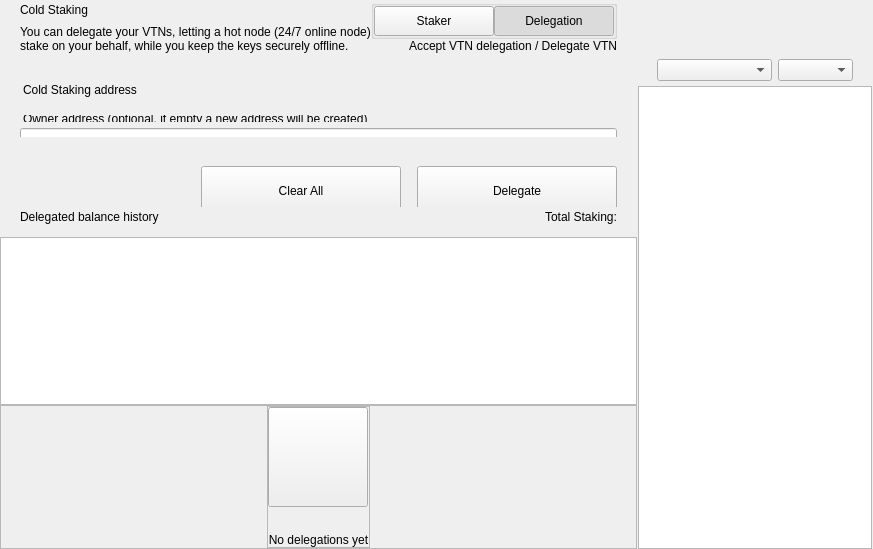
<?xml version="1.0" encoding="UTF-8"?>
<ui version="4.0">
 <class>ColdStakingWidget</class>
 <widget class="QWidget" name="ColdStakingWidget">
  <property name="geometry">
   <rect>
    <x>0</x>
    <y>0</y>
    <width>629</width>
    <height>549</height>
   </rect>
  </property>
  <property name="windowTitle">
   <string>Form</string>
  </property>
  <layout class="QHBoxLayout" name="horizontalLayout_1" stretch="2,1">
   <property name="spacing">
    <number>0</number>
   </property>
   <property name="leftMargin">
    <number>0</number>
   </property>
   <property name="topMargin">
    <number>0</number>
   </property>
   <property name="rightMargin">
    <number>0</number>
   </property>
   <property name="bottomMargin">
    <number>0</number>
   </property>
   <item>
    <widget class="QWidget" name="left" native="true">
     <layout class="QVBoxLayout" name="verticalLayout_3">
      <property name="leftMargin">
       <number>0</number>
      </property>
      <property name="topMargin">
       <number>0</number>
      </property>
      <property name="rightMargin">
       <number>0</number>
      </property>
      <property name="bottomMargin">
       <number>0</number>
      </property>
      <item>
       <layout class="QVBoxLayout" name="verticalLayout_2">
        <property name="spacing">
         <number>0</number>
        </property>
        <item>
         <layout class="QVBoxLayout" name="verticalLayoutTop">
          <property name="spacing">
           <number>0</number>
          </property>
          <property name="leftMargin">
           <number>0</number>
          </property>
          <property name="rightMargin">
           <number>0</number>
          </property>
          <item>
           <widget class="QWidget" name="containerTitle" native="true">
            <property name="sizePolicy">
             <sizepolicy hsizetype="Preferred" vsizetype="Minimum">
              <horstretch>0</horstretch>
              <verstretch>0</verstretch>
             </sizepolicy>
            </property>
            <property name="maximumSize">
             <size>
              <width>16777215</width>
              <height>100</height>
             </size>
            </property>
            <layout class="QHBoxLayout" name="containerTitleLayout">
             <property name="spacing">
              <number>0</number>
             </property>
             <property name="leftMargin">
              <number>20</number>
             </property>
             <property name="topMargin">
              <number>0</number>
             </property>
             <property name="rightMargin">
              <number>20</number>
             </property>
             <property name="bottomMargin">
              <number>0</number>
             </property>
             <item>
              <layout class="QVBoxLayout" name="verticalLayout11">
               <property name="spacing">
                <number>5</number>
               </property>
               <item>
                <widget class="QLabel" name="labelTitle">
                 <property name="text">
                  <string>Cold Staking</string>
                 </property>
                </widget>
               </item>
               <item>
                <widget class="QLabel" name="labelSubtitle1">
                 <property name="maximumSize">
                  <size>
                   <width>16777215</width>
                   <height>16777215</height>
                  </size>
                 </property>
                 <property name="text">
                  <string>You can delegate your VTNs, letting a hot node (24/7 online node)
stake on your behalf, while you keep the keys securely offline.</string>
                 </property>
                </widget>
               </item>
              </layout>
             </item>
             <item>
              <spacer name="horizontalSpacer">
               <property name="orientation">
                <enum>Qt::Horizontal</enum>
               </property>
               <property name="sizeHint" stdset="0">
                <size>
                 <width>40</width>
                 <height>20</height>
                </size>
               </property>
              </spacer>
             </item>
             <item>
              <widget class="QWidget" name="containerViewPrivacyChecks" native="true">
               <layout class="QVBoxLayout" name="containerPrivacyChecks">
                <property name="spacing">
                 <number>0</number>
                </property>
                <property name="leftMargin">
                 <number>0</number>
                </property>
                <property name="topMargin">
                 <number>0</number>
                </property>
                <property name="rightMargin">
                 <number>0</number>
                </property>
                <property name="bottomMargin">
                 <number>0</number>
                </property>
                <item alignment="Qt::AlignHCenter|Qt::AlignVCenter">
                 <widget class="QGroupBox" name="groupBox">
                  <property name="title">
                   <string/>
                  </property>
                  <layout class="QHBoxLayout" name="horizontalLayout_2_1">
                   <property name="spacing">
                    <number>0</number>
                   </property>
                   <property name="leftMargin">
                    <number>0</number>
                   </property>
                   <property name="topMargin">
                    <number>0</number>
                   </property>
                   <property name="rightMargin">
                    <number>0</number>
                   </property>
                   <property name="bottomMargin">
                    <number>0</number>
                   </property>
                   <item>
                    <widget class="QPushButton" name="pushLeft">
                     <property name="minimumSize">
                      <size>
                       <width>120</width>
                       <height>30</height>
                      </size>
                     </property>
                     <property name="maximumSize">
                      <size>
                       <width>120</width>
                       <height>30</height>
                      </size>
                     </property>
                     <property name="focusPolicy">
                      <enum>Qt::NoFocus</enum>
                     </property>
                     <property name="text">
                      <string>Staker</string>
                     </property>
                     <property name="checkable">
                      <bool>true</bool>
                     </property>
                     <property name="autoExclusive">
                      <bool>true</bool>
                     </property>
                    </widget>
                   </item>
                   <item>
                    <widget class="QPushButton" name="pushRight">
                     <property name="minimumSize">
                      <size>
                       <width>120</width>
                       <height>30</height>
                      </size>
                     </property>
                     <property name="maximumSize">
                      <size>
                       <width>120</width>
                       <height>30</height>
                      </size>
                     </property>
                     <property name="focusPolicy">
                      <enum>Qt::NoFocus</enum>
                     </property>
                     <property name="text">
                      <string>Delegation</string>
                     </property>
                     <property name="checkable">
                      <bool>true</bool>
                     </property>
                     <property name="checked">
                      <bool>true</bool>
                     </property>
                     <property name="autoExclusive">
                      <bool>true</bool>
                     </property>
                    </widget>
                   </item>
                  </layout>
                 </widget>
                </item>
                <item alignment="Qt::AlignTop">
                 <widget class="QLabel" name="labelSubtitle2">
                  <property name="text">
                   <string>Accept VTN delegation / Delegate VTN</string>
                  </property>
                  <property name="alignment">
                   <set>Qt::AlignRight|Qt::AlignTrailing|Qt::AlignVCenter</set>
                  </property>
                 </widget>
                </item>
               </layout>
              </widget>
             </item>
            </layout>
           </widget>
          </item>
          <item>
           <spacer name="verticalSpacer_2">
            <property name="orientation">
             <enum>Qt::Vertical</enum>
            </property>
            <property name="sizeType">
             <enum>QSizePolicy::Fixed</enum>
            </property>
            <property name="sizeHint" stdset="0">
             <size>
              <width>20</width>
              <height>30</height>
             </size>
            </property>
           </spacer>
          </item>
          <item>
           <widget class="QWidget" name="containerSend" native="true">
            <property name="minimumSize">
             <size>
              <width>0</width>
              <height>50</height>
             </size>
            </property>
            <layout class="QVBoxLayout" name="containerSendRow">
             <property name="spacing">
              <number>6</number>
             </property>
             <property name="leftMargin">
              <number>0</number>
             </property>
             <property name="topMargin">
              <number>0</number>
             </property>
             <property name="rightMargin">
              <number>0</number>
             </property>
             <property name="bottomMargin">
              <number>0</number>
             </property>
             <item>
              <widget class="QLabel" name="labelEditTitle">
               <property name="maximumSize">
                <size>
                 <width>16777215</width>
                 <height>30</height>
                </size>
               </property>
               <property name="styleSheet">
                <string notr="true">padding-left:20px; padding-bottom:3px;</string>
               </property>
               <property name="text">
                <string>Cold Staking address</string>
               </property>
              </widget>
             </item>
             <item>
              <spacer name="verticalSpacer_6">
               <property name="orientation">
                <enum>Qt::Vertical</enum>
               </property>
               <property name="sizeType">
                <enum>QSizePolicy::Fixed</enum>
               </property>
               <property name="sizeHint" stdset="0">
                <size>
                 <width>20</width>
                 <height>9</height>
                </size>
               </property>
              </spacer>
             </item>
             <item>
              <widget class="QWidget" name="containerOwner" native="true">
               <layout class="QVBoxLayout" name="vContainerOwner">
                <property name="spacing">
                 <number>4</number>
                </property>
                <property name="leftMargin">
                 <number>20</number>
                </property>
                <property name="topMargin">
                 <number>0</number>
                </property>
                <property name="rightMargin">
                 <number>20</number>
                </property>
                <property name="bottomMargin">
                 <number>0</number>
                </property>
                <item>
                 <widget class="QLabel" name="labelSubtitleDescription">
                  <property name="maximumSize">
                   <size>
                    <width>16777215</width>
                    <height>20</height>
                   </size>
                  </property>
                  <property name="styleSheet">
                   <string notr="true">margin-bottom:2px;
                   margin-left:0.05px;
                   padding:0px;</string>
                  </property>
                  <property name="text">
                   <string>Owner address (optional, if empty a new address will be created)</string>
                  </property>
                 </widget>
                </item>
                <item>
                 <widget class="QLineEdit" name="lineEditOwnerAddress">
                  <property name="minimumSize">
                   <size>
                    <width>0</width>
                    <height>50</height>
                   </size>
                  </property>
                  <property name="maximumSize">
                   <size>
                    <width>16777215</width>
                    <height>50</height>
                   </size>
                  </property>
                  <property name="styleSheet">
                   <string notr="true"/>
                  </property>
                  <property name="placeholderText">
                   <string>Enter owner address</string>
                  </property>
                 </widget>
                </item>
               </layout>
              </widget>
             </item>
            </layout>
           </widget>
          </item>
         </layout>
        </item>
        <item>
         <spacer name="verticalSpacer_3">
          <property name="orientation">
           <enum>Qt::Vertical</enum>
          </property>
          <property name="sizeType">
           <enum>QSizePolicy::Minimum</enum>
          </property>
          <property name="sizeHint" stdset="0">
           <size>
            <width>20</width>
            <height>20</height>
           </size>
          </property>
         </spacer>
        </item>
        <item>
         <widget class="QWidget" name="containerBtn" native="true">
          <property name="minimumSize">
           <size>
            <width>0</width>
            <height>50</height>
           </size>
          </property>
          <layout class="QHBoxLayout" name="horizontalLayout">
           <property name="rightMargin">
            <number>20</number>
           </property>
           <item>
            <spacer name="horizontalSpacer_2">
             <property name="orientation">
              <enum>Qt::Horizontal</enum>
             </property>
             <property name="sizeHint" stdset="0">
              <size>
               <width>200</width>
               <height>20</height>
              </size>
             </property>
            </spacer>
           </item>
           <item>
            <layout class="QHBoxLayout" name="horizontalLayout_7">
             <item>
              <spacer name="horizontalSpacer_3">
               <property name="orientation">
                <enum>Qt::Horizontal</enum>
               </property>
               <property name="sizeType">
                <enum>QSizePolicy::Expanding</enum>
               </property>
               <property name="sizeHint" stdset="0">
                <size>
                 <width>40</width>
                 <height>20</height>
                </size>
               </property>
              </spacer>
             </item>
             <item>
              <widget class="QPushButton" name="pushButtonClear">
               <property name="minimumSize">
                <size>
                 <width>200</width>
                 <height>50</height>
                </size>
               </property>
               <property name="focusPolicy">
                <enum>Qt::NoFocus</enum>
               </property>
               <property name="text">
                <string>Clear All</string>
               </property>
              </widget>
             </item>
             <item>
              <spacer name="horizontalSpacer_4">
               <property name="orientation">
                <enum>Qt::Horizontal</enum>
               </property>
               <property name="sizeType">
                <enum>QSizePolicy::Fixed</enum>
               </property>
               <property name="sizeHint" stdset="0">
                <size>
                 <width>10</width>
                 <height>20</height>
                </size>
               </property>
              </spacer>
             </item>
             <item>
              <widget class="QPushButton" name="pushButtonSend">
               <property name="minimumSize">
                <size>
                 <width>200</width>
                 <height>50</height>
                </size>
               </property>
               <property name="maximumSize">
                <size>
                 <width>200</width>
                 <height>50</height>
                </size>
               </property>
               <property name="focusPolicy">
                <enum>Qt::NoFocus</enum>
               </property>
               <property name="text">
                <string>Delegate</string>
               </property>
              </widget>
             </item>
            </layout>
           </item>
          </layout>
         </widget>
        </item>
        <item>
         <widget class="QWidget" name="containerHistoryLabel" native="true">
          <layout class="QHBoxLayout" name="horizontalLayout_4">
           <property name="spacing">
            <number>0</number>
           </property>
           <property name="leftMargin">
            <number>20</number>
           </property>
           <property name="topMargin">
            <number>0</number>
           </property>
           <property name="rightMargin">
            <number>20</number>
           </property>
           <property name="bottomMargin">
            <number>0</number>
           </property>
           <item>
            <widget class="QWidget" name="verticalWidget" native="true">
             <property name="minimumSize">
              <size>
               <width>100</width>
               <height>0</height>
              </size>
             </property>
             <layout class="QVBoxLayout" name="verticalLayout_58">
              <property name="leftMargin">
               <number>0</number>
              </property>
              <property name="topMargin">
               <number>0</number>
              </property>
              <property name="rightMargin">
               <number>0</number>
              </property>
              <property name="bottomMargin">
               <number>0</number>
              </property>
              <item>
               <widget class="QLabel" name="labelListHistory">
                <property name="text">
                 <string>Delegated balance history</string>
                </property>
               </widget>
              </item>
             </layout>
            </widget>
           </item>
           <item>
            <spacer name="horizontalSpacer_5">
             <property name="orientation">
              <enum>Qt::Horizontal</enum>
             </property>
             <property name="sizeHint" stdset="0">
              <size>
               <width>40</width>
               <height>20</height>
              </size>
             </property>
            </spacer>
           </item>
           <item>
            <widget class="QLabel" name="labelStakingTotal">
             <property name="text">
              <string>Total Staking:</string>
             </property>
            </widget>
           </item>
          </layout>
         </widget>
        </item>
        <item>
         <layout class="QVBoxLayout" name="verticalLayout_64">
          <property name="spacing">
           <number>0</number>
          </property>
          <item>
           <spacer name="verticalSpacer_44">
            <property name="orientation">
             <enum>Qt::Vertical</enum>
            </property>
            <property name="sizeType">
             <enum>QSizePolicy::Fixed</enum>
            </property>
            <property name="sizeHint" stdset="0">
             <size>
              <width>20</width>
              <height>10</height>
             </size>
            </property>
           </spacer>
          </item>
          <item>
           <widget class="QListView" name="listView">
            <property name="enabled">
             <bool>true</bool>
            </property>
            <property name="mouseTracking">
             <bool>true</bool>
            </property>
           </widget>
          </item>
          <item>
           <widget class="QFrame" name="emptyContainer">
            <property name="minimumSize">
             <size>
              <width>0</width>
              <height>100</height>
             </size>
            </property>
            <property name="frameShape">
             <enum>QFrame::StyledPanel</enum>
            </property>
            <property name="frameShadow">
             <enum>QFrame::Raised</enum>
            </property>
            <layout class="QVBoxLayout" name="verticalLayout_71" stretch="1,8">
             <property name="spacing">
              <number>0</number>
             </property>
             <property name="leftMargin">
              <number>0</number>
             </property>
             <property name="topMargin">
              <number>0</number>
             </property>
             <property name="rightMargin">
              <number>0</number>
             </property>
             <property name="bottomMargin">
              <number>0</number>
             </property>
             <item>
              <spacer name="verticalSpacer">
               <property name="orientation">
                <enum>Qt::Vertical</enum>
               </property>
               <property name="sizeHint" stdset="0">
                <size>
                 <width>20</width>
                 <height>20</height>
                </size>
               </property>
              </spacer>
             </item>
             <item alignment="Qt::AlignHCenter|Qt::AlignVCenter">
              <widget class="QFrame" name="emptyScreen">
               <property name="sizePolicy">
                <sizepolicy hsizetype="Expanding" vsizetype="Expanding">
                 <horstretch>0</horstretch>
                 <verstretch>0</verstretch>
                </sizepolicy>
               </property>
               <property name="frameShape">
                <enum>QFrame::StyledPanel</enum>
               </property>
               <property name="frameShadow">
                <enum>QFrame::Raised</enum>
               </property>
               <layout class="QVBoxLayout" name="verticalLayout">
                <property name="spacing">
                 <number>30</number>
                </property>
                <property name="leftMargin">
                 <number>0</number>
                </property>
                <property name="topMargin">
                 <number>0</number>
                </property>
                <property name="rightMargin">
                 <number>0</number>
                </property>
                <property name="bottomMargin">
                 <number>0</number>
                </property>
                <item alignment="Qt::AlignHCenter|Qt::AlignVCenter">
                 <widget class="QPushButton" name="pushImgEmpty">
                  <property name="minimumSize">
                   <size>
                    <width>100</width>
                    <height>100</height>
                   </size>
                  </property>
                  <property name="maximumSize">
                   <size>
                    <width>100</width>
                    <height>100</height>
                   </size>
                  </property>
                  <property name="focusPolicy">
                   <enum>Qt::NoFocus</enum>
                  </property>
                  <property name="text">
                   <string/>
                  </property>
                  <property name="iconSize">
                   <size>
                    <width>100</width>
                    <height>100</height>
                   </size>
                  </property>
                 </widget>
                </item>
                <item alignment="Qt::AlignHCenter|Qt::AlignVCenter">
                 <widget class="QLabel" name="labelEmpty">
                  <property name="styleSheet">
                   <string notr="true"/>
                  </property>
                  <property name="text">
                   <string>No delegations yet</string>
                  </property>
                  <property name="alignment">
                   <set>Qt::AlignCenter</set>
                  </property>
                 </widget>
                </item>
               </layout>
              </widget>
             </item>
            </layout>
           </widget>
          </item>
         </layout>
        </item>
       </layout>
      </item>
     </layout>
    </widget>
   </item>
   <item>
    <widget class="QWidget" name="right" native="true">
     <layout class="QVBoxLayout" name="rightContainer">
      <property name="spacing">
       <number>0</number>
      </property>
      <property name="leftMargin">
       <number>1</number>
      </property>
      <property name="topMargin">
       <number>0</number>
      </property>
      <property name="rightMargin">
       <number>1</number>
      </property>
      <property name="bottomMargin">
       <number>0</number>
      </property>
      <item>
       <widget class="QWidget" name="containerRightButtons" native="true">
        <property name="minimumSize">
         <size>
          <width>0</width>
          <height>50</height>
         </size>
        </property>
        <layout class="QVBoxLayout" name="verticalLayout_4">
         <property name="leftMargin">
          <number>19</number>
         </property>
         <property name="topMargin">
          <number>0</number>
         </property>
         <property name="rightMargin">
          <number>19</number>
         </property>
         <property name="bottomMargin">
          <number>0</number>
         </property>
         <item>
          <widget class="OptionButton" name="btnCoinControl" native="true">
           <property name="minimumSize">
            <size>
             <width>0</width>
             <height>0</height>
            </size>
           </property>
          </widget>
         </item>
         <item>
          <widget class="OptionButton" name="btnColdStaking" native="true"/>
         </item>
         <item>
          <widget class="OptionButton" name="btnMyStakingAddresses" native="true">
           <property name="sizePolicy">
            <sizepolicy hsizetype="Preferred" vsizetype="Minimum">
             <horstretch>0</horstretch>
             <verstretch>0</verstretch>
            </sizepolicy>
           </property>
          </widget>
         </item>
        </layout>
       </widget>
      </item>
      <item>
       <widget class="QWidget" name="sortWidget" native="true">
        <layout class="QHBoxLayout" name="horizontalLayout_6">
         <property name="leftMargin">
          <number>19</number>
         </property>
         <property name="rightMargin">
          <number>19</number>
         </property>
         <property name="bottomMargin">
          <number>5</number>
         </property>
         <item>
          <spacer name="horizontalSpacer_6">
           <property name="orientation">
            <enum>Qt::Horizontal</enum>
           </property>
           <property name="sizeHint" stdset="0">
            <size>
             <width>40</width>
             <height>20</height>
            </size>
           </property>
          </spacer>
         </item>
         <item>
          <widget class="QComboBox" name="comboBoxSort">
           <property name="sizePolicy">
            <sizepolicy hsizetype="Preferred" vsizetype="Fixed">
             <horstretch>0</horstretch>
             <verstretch>0</verstretch>
            </sizepolicy>
           </property>
           <property name="minimumSize">
            <size>
             <width>115</width>
             <height>0</height>
            </size>
           </property>
          </widget>
         </item>
         <item>
          <widget class="QComboBox" name="comboBoxSortOrder">
           <property name="sizePolicy">
            <sizepolicy hsizetype="Preferred" vsizetype="Fixed">
             <horstretch>0</horstretch>
             <verstretch>0</verstretch>
            </sizepolicy>
           </property>
           <property name="minimumSize">
            <size>
             <width>75</width>
             <height>0</height>
            </size>
           </property>
          </widget>
         </item>
        </layout>
       </widget>
      </item>
      <item>
       <widget class="QListView" name="listViewStakingAddress">
        <property name="enabled">
         <bool>true</bool>
        </property>
        <property name="mouseTracking">
         <bool>true</bool>
        </property>
       </widget>
      </item>
     </layout>
    </widget>
   </item>
  </layout>
 </widget>
 <customwidgets>
  <customwidget>
   <class>OptionButton</class>
   <extends>QWidget</extends>
   <header>qt/voltnote/optionbutton.h</header>
   <container>1</container>
  </customwidget>
 </customwidgets>
 <resources/>
 <connections/>
</ui>
